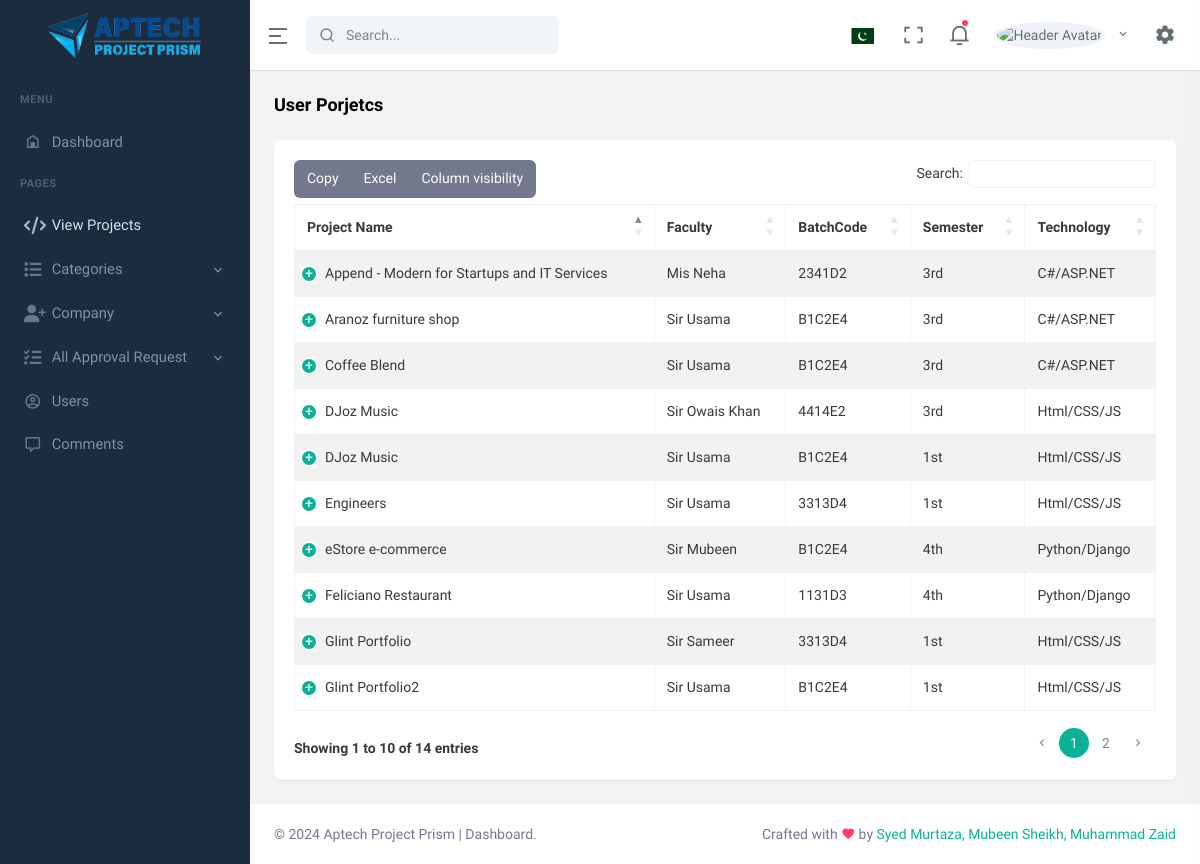
/Dashboard/user_projects.php, run on an earlier commit of the app's database.
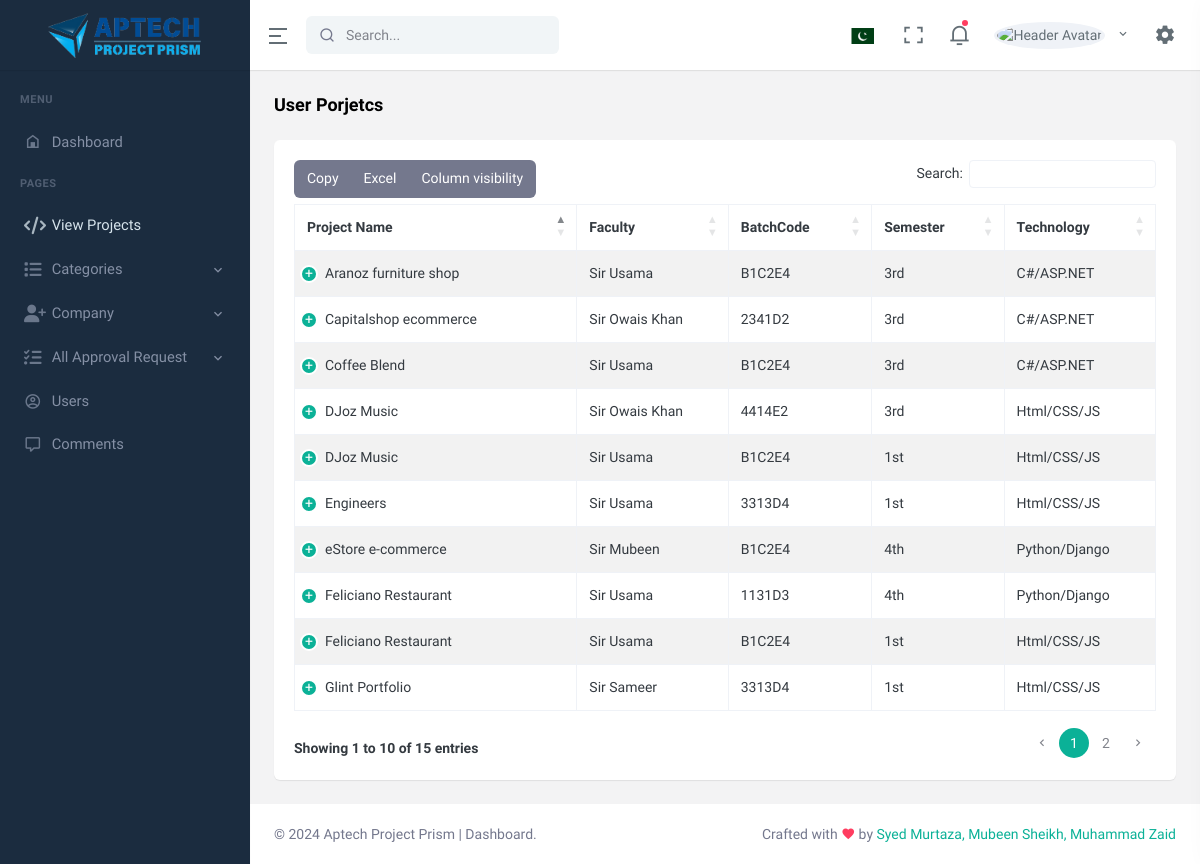
And on a later commit of the database.
### tables this page shows
CREATE TABLE `project` (
  `project_id` int(11) NOT NULL,
  `project_name` varchar(255) NOT NULL,
  `project_faculty` varchar(255) NOT NULL,
  `project_batchcode` varchar(255) NOT NULL,
  `project_semester` varchar(255) NOT NULL,
  `project_url` text NOT NULL,
  `project_img` varchar(255) NOT NULL,
  `project_desc` text NOT NULL,
  `status` tinyint(4) NOT NULL DEFAULT 1,
  `user_id` int(11) NOT NULL,
  `category` int(11) NOT NULL,
  `Sta` varchar(255) NOT NULL,
  `Statuss` int(255) NOT NULL
);

CREATE TABLE `project_category` (
  `c_id` int(11) NOT NULL,
  `c_name` varchar(255) NOT NULL,
  `c_img` varchar(255) NOT NULL,
  `c_desc` varchar(255) NOT NULL,
  `user_id` int(11) NOT NULL,
  `status` tinyint(4) NOT NULL DEFAULT 1
);

### Dashboard/user_projects.php (the view, shortened to what this page needs)
<?php
include ('includes/header.php');
include ('includes/navbar.php');
include ('includes/sidebar.php');
include("config.php");
?>
<div id="layout-wrapper">
    <div class="main-content">
        <div class="page-content">
            <div class="container-fluid">
                <div class="row">
                    <div class="col-12">
                        <div class="page-title-box d-sm-flex align-items-center justify-content-between">
                            <h4 class="mb-sm-0">User Porjetcs</h4>
                        </div>
                    </div>
                </div>
                <div class="row">
                    <div class="col-12">
                        <div class="card">
                            <div class="card-body">
                                <table id="datatable-buttons"
                                    class="table table-striped table-bordered dt-responsive nowrap"
                                    style="border-collapse: collapse; border-spacing: 0; width: 100%;">
                                    <thead>
                                        <tr>
                                            <th>Project Name</th>
                                            <th>Faculty</th>
                                            <th>BatchCode</th>
                                            <th>Semester</th>
                                            <th>Technology</th>
                                        </tr>
                                    </thead>
                                    <tbody>
                                    <?php
                              $fetch_project_join = "SELECT * from `project` as p inner join `project_category` as c on p.category = c.c_id where p.status = 1";
                              $fetch_project_result = mysqli_query($connection, $fetch_project_join);
                              if (mysqli_num_rows($fetch_project_result) > 0) {
                                 while ($row = mysqli_fetch_assoc($fetch_project_result)) {
                            ?>
                                        <tr>
                                            <td><?php echo $row['project_name'] ?></td>
                                            <td><?php echo $row['project_faculty'] ?></td>
                                            <td><?php echo $row['project_batchcode'] ?></td>
                                            <td><?php echo $row['project_semester'] ?></td>
                                            <td><?php echo $row['c_name'] ?></td>
                                        </tr>
                                        <?php
                                 }
                              }
                              ?>
                                    </tbody>
                                </table>
                            </div>
                        </div>
                    </div>
                </div>
            </div>
        </div>
    </div>
</div>
<?php
include ('includes/footer.php');
?>

What changed in the data, as far as the page shows it:
removed project: project_name "Append - Modern for Startups and IT Services", project_faculty "Mis Neha", project_batchcode "2341D2", project_semester "3rd", category.c_name "C#/ASP.NET"
changed project (number 8 of 10 on the later page): project_name "Glint Portfolio2" → "Feliciano Restaurant"
added project: project_name "Capitalshop ecommerce", project_faculty "Sir Owais Khan", project_batchcode "2341D2", project_semester "3rd", category.c_name "C#/ASP.NET"
Also different on the page:
text written by a page script: "Copy Excel Column visibility Search: Showing 1 to 10 of 14 entries 1 2" → "Copy Excel Column visibility Search: Showing 1 to 10 of 15 entries 1 2"
